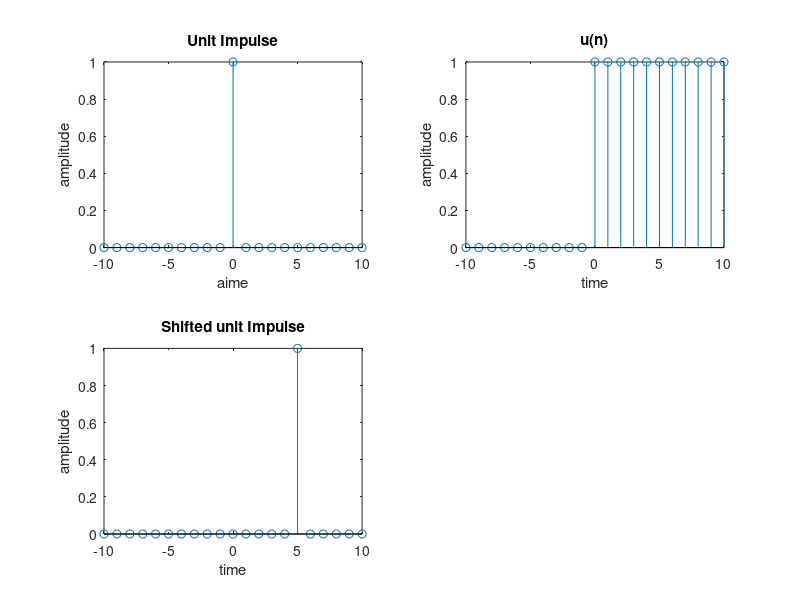

This chart was generated by the following MATLAB code: (Note: this script raises an error after producing the figure.)
n=-10:1:10;
i=[zeros(1,10) ones(1,1) zeros(1,10)];
s=[zeros(1,10) ones(1,11)];

a=input('origin:'); 
i1=[zeros(1,10+a) ones(1,1) zeros(1,10-a)];
s1=[zeros(1,10+a) ones(1,11-a)]; 

subplot(2,2,1);
stem(n,i); 
xlabel('aime'); ylabel('amplitude');title('Unit Impulse'); 

subplot(2,2,2); 
stem(n,s);
xlabel('time');ylabel('amplitude');title('u(n)');

subplot(2,2,3); 
stem(n,i1);
xlabel('time'); ylabel('amplitude');title('Shifted unit Impulse');

subplot(2,2,6);
stem(n,s1);
xlabel('time');ylabel('amplitude');title('Shifted u(n)');